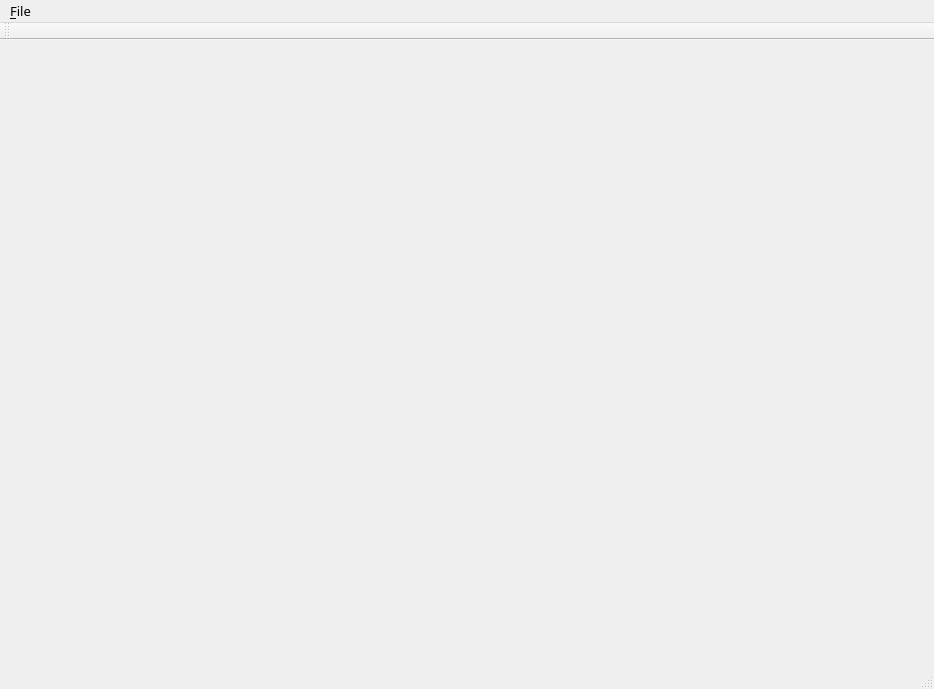
<?xml version="1.0" encoding="UTF-8"?>
<ui version="4.0">
 <class>MainWindow</class>
 <widget class="QMainWindow" name="MainWindow">
  <property name="geometry">
   <rect>
    <x>0</x>
    <y>0</y>
    <width>934</width>
    <height>689</height>
   </rect>
  </property>
  <property name="windowTitle">
   <string>MainWindow</string>
  </property>
  <widget class="QWidget" name="centralWidget">
   <widget class="QFrame" name="frame">
    <property name="geometry">
     <rect>
      <x>30</x>
      <y>20</y>
      <width>591</width>
      <height>401</height>
     </rect>
    </property>
    <property name="frameShape">
     <enum>QFrame::NoFrame</enum>
    </property>
    <property name="frameShadow">
     <enum>QFrame::Raised</enum>
    </property>
   </widget>
  </widget>
  <widget class="QMenuBar" name="menuBar">
   <property name="geometry">
    <rect>
     <x>0</x>
     <y>0</y>
     <width>934</width>
     <height>30</height>
    </rect>
   </property>
   <property name="font">
    <font>
     <family>Sans Serif</family>
     <pointsize>10</pointsize>
    </font>
   </property>
   <widget class="QMenu" name="menuFile">
    <property name="font">
     <font>
      <family>Adobe Courier</family>
      <pointsize>10</pointsize>
     </font>
    </property>
    <property name="title">
     <string>&amp;File</string>
    </property>
    <addaction name="actionOpen"/>
    <addaction name="actionClean"/>
    <addaction name="separator"/>
    <addaction name="actionQuit"/>
   </widget>
   <addaction name="menuFile"/>
  </widget>
  <widget class="QToolBar" name="mainToolBar">
   <attribute name="toolBarArea">
    <enum>TopToolBarArea</enum>
   </attribute>
   <attribute name="toolBarBreak">
    <bool>false</bool>
   </attribute>
  </widget>
  <widget class="QStatusBar" name="statusBar"/>
  <action name="actionOpen">
   <property name="text">
    <string>&amp;Open</string>
   </property>
   <property name="font">
    <font>
     <family>Sans Serif</family>
     <pointsize>10</pointsize>
    </font>
   </property>
   <property name="shortcut">
    <string>F3</string>
   </property>
  </action>
  <action name="actionQuit">
   <property name="text">
    <string>&amp;Quit</string>
   </property>
   <property name="font">
    <font>
     <family>Sans Serif</family>
     <pointsize>10</pointsize>
    </font>
   </property>
   <property name="shortcut">
    <string>Ctrl+Q</string>
   </property>
  </action>
  <action name="actionClean">
   <property name="text">
    <string>&amp;Clean scene</string>
   </property>
   <property name="font">
    <font>
     <family>Sans Serif</family>
     <pointsize>10</pointsize>
    </font>
   </property>
   <property name="shortcut">
    <string>Del</string>
   </property>
  </action>
 </widget>
 <layoutdefault spacing="6" margin="11"/>
 <resources/>
 <connections/>
</ui>
